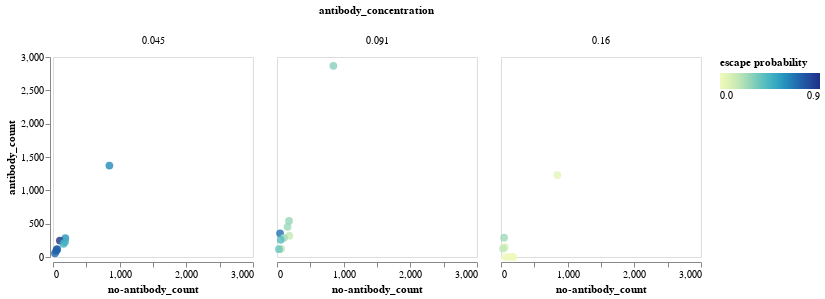

Notebook code for this chart:
### Markdown cell above
## N234D

### Code cell
#plot only retained
N234D = Lib1_493C[Lib1_493C["aa_substitutions"].str.contains("N234D")==True]

barcode = alt.selection_single(
    on="mouseover", fields=["barcode"], empty="none",
)
    
corr_chart = (
    alt.Chart(N234D)
    .encode(
        x=alt.X(
            "no-antibody_count",
            title="no-antibody_count",
            axis=alt.Axis(grid=False),
            scale=alt.Scale(domainMax=3000, domainMin = 0),
        ),
        y=alt.Y(
            "antibody_count",
            title="antibody_count",
            axis=alt.Axis(grid=False),
            scale=alt.Scale(domainMax=3000, domainMin = 0),
        ),
        column='antibody_concentration',
        # color = 'prob_escape:Q',
        tooltip=[
            alt.Tooltip(c, format=".3g") if N234D[c].dtypes == float
            else c
            for c in N234D.columns.tolist()
        ],
        opacity=alt.condition(barcode, alt.value(1), alt.value(0.8)),
        fill=alt.Fill(
                "prob_escape:Q",
                title="escape probability",
                legend=alt.Legend(direction="horizontal"),
                scale=alt.Scale(scheme="yellowgreenblue")),
        size=alt.condition(barcode, alt.value(120), alt.value(60)),
        strokeWidth=alt.condition(barcode, alt.value(1.5), alt.value(0)),
    )
    .mark_circle(filled=True, size=60, opacity=0.1)
    .configure_axis(grid=False)
    .properties(width=200, height=200)
    .add_selection(barcode)
)
corr_chart

### Figure 1 — Vega-Lite specification as saved in the notebook (floating-point values rounded to 4 significant figures)
{"config": {"view": {"continuousWidth": 300, "continuousHeight": 300}, "axis": {"grid": false}}, "data": {"name": "data-17e1cade462d929d528a803ac7c77da3"}, "mark": {"type": "circle", "filled": true, "opacity": 0.1, "size": 60}, "encoding": {"column": {"field": "antibody_concentration", "type": "nominal"}, "fill": {"field": "prob_escape", "legend": {"direction": "horizontal"}, "scale": {"scheme": "yellowgreenblue"}, "title": "escape probability", "type": "quantitative"}, "opacity": {"condition": {"param": "param_3", "value": 1, "empty": false}, "value": 0.8}, "size": {"condition": {"param": "param_3", "value": 120, "empty": false}, "value": 60}, "strokeWidth": {"condition": {"param": "param_3", "value": 1.5, "empty": false}, "value": 0}, "tooltip": [{"field": "barcode", "type": "nominal"}, {"field": "aa_substitutions", "type": "nominal"}, {"field": "prob_escape", "format": ".3g", "type": "quantitative"}, {"field": "antibody_count", "type": "quantitative"}, {"field": "no-antibody_count", "type": "quantitative"}, {"field": "antibody_concentration", "type": "nominal"}], "x": {"axis": {"grid": false}, "field": "no-antibody_count", "scale": {"domainMax": 3000, "domainMin": 0}, "title": "no-antibody_count", "type": "quantitative"}, "y": {"axis": {"grid": false}, "field": "antibody_count", "scale": {"domainMax": 3000, "domainMin": 0}, "title": "antibody_count", "type": "quantitative"}}, "height": 200, "params": [{"name": "param_3", "select": {"type": "point", "fields": ["barcode"], "on": "mouseover"}}], "width": 200, "$schema": "https://vega.github.io/schema/vega-lite/v5.8.0.json", "datasets": {"data-17e1cade462d929d528a803ac7c77da3": [{"barcode": "ACACACCAACCCATCT", "aa_substitutions": "N234D", "prob_escape": 0.0554, "antibody_count": 1229, "no-antibody_count": 846, "antibody_concentration": "0.16"}, {"barcode": "GTCGGACATCCCATCA", "aa_substitutions": "N234D", "prob_escape": 0.2404, "antibody_count": 290, "no-antibody_count": 46, "antibody_concentration": "0.16"}, {"barcode": "CGACTAATACCTCCTT", "aa_substitutions": "N234D Y1215H", "prob_escape": 0.1001, "antibody_count": 147, "no-antibody_count": 56, "antibody_concentration": "0.16"}, {"barcode": "GGACTTTGCAATCTGC", "aa_substitutions": "N234D V252M T259A", "prob_escape": 0.1657, "antibody_count": 126, "no-antibody_count": 29, "antibody_concentration": "0.16"}, {"barcode": "TCTGATCAGGTTGAAT", "aa_substitutions": "S151- N234D R765G", "prob_escape": 0.0007, "antibody_count": 3, "no-antibody_count": 158, "antibody_concentration": "0.16"}, {"barcode": "ATTGCGCATGACATAT", "aa_substitutions": "N234D A363G G1246V", "prob_escape": 0.0, "antibody_count": 0, "no-antibody_count": 185, "antibody_concentration": "0.16"}, {"barcode": "ACGTTCTTTGTGCCTT", "aa_substitutions": "L212C N234D S704Q K969S", "prob_escape": 0.0, "antibody_count": 0, "no-antibody_count": 180, "antibody_concentration": "0.16"}, {"barcode": "TCAGCCATCTGTGGAA", "aa_substitutions": "G219C N234D A766S", "prob_escape": 0.0, "antibody_count": 0, "no-antibody_count": 103, "antibody_concentration": "0.16"}, {"barcode": "ACTGAGTTGGACAACC", "aa_substitutions": "G181D K187S N234D N540H", "prob_escape": 0.0, "antibody_count": 0, "no-antibody_count": 63, "antibody_concentration": "0.16"}, {"barcode": "ACACACCAACCCATCT", "aa_substitutions": "N234D", "prob_escape": 0.602, "antibody_count": 1371, "no-antibody_count": 846, "antibody_concentration": "0.045"}, {"barcode": "ATTGCGCATGACATAT", "aa_substitutions": "N234D A363G G1246V", "prob_escape": 0.5663, "antibody_count": 282, "no-antibody_count": 185, "antibody_concentration": "0.045"}, {"barcode": "TCAGCCATCTGTGGAA", "aa_substitutions": "G219C N234D A766S", "prob_escape": 0.8908, "antibody_count": 247, "no-antibody_count": 103, "antibody_concentration": "0.045"}, {"barcode": "ACGTTCTTTGTGCCTT", "aa_substitutions": "L212C N234D S704Q K969S", "prob_escape": 0.4705, "antibody_count": 228, "no-antibody_count": 180, "antibody_concentration": "0.045"}, {"barcode": "TCTGATCAGGTTGAAT", "aa_substitutions": "S151- N234D R765G", "prob_escape": 0.4632, "antibody_count": 197, "no-antibody_count": 158, "antibody_concentration": "0.045"}, {"barcode": "ACTGAGTTGGACAACC", "aa_substitutions": "G181D K187S N234D N540H", "prob_escape": 0.6958, "antibody_count": 118, "no-antibody_count": 63, "antibody_concentration": "0.045"}, {"barcode": "CGACTAATACCTCCTT", "aa_substitutions": "N234D Y1215H", "prob_escape": 0.7231, "antibody_count": 109, "no-antibody_count": 56, "antibody_concentration": "0.045"}, {"barcode": "GTCGGACATCCCATCA", "aa_substitutions": "N234D", "prob_escape": 0.7268, "antibody_count": 90, "no-antibody_count": 46, "antibody_concentration": "0.045"}, {"barcode": "GGACTTTGCAATCTGC", "aa_substitutions": "N234D V252M T259A", "prob_escape": 0.7045, "antibody_count": 55, "no-antibody_count": 29, "antibody_concentration": "0.045"}, {"barcode": "ACACACCAACCCATCT", "aa_substitutions": "N234D", "prob_escape": 0.2949, "antibody_count": 2867, "no-antibody_count": 846, "antibody_concentration": "0.091"}, {"barcode": "ACGTTCTTTGTGCCTT", "aa_substitutions": "L212C N234D S704Q K969S", "prob_escape": 0.2615, "antibody_count": 541, "no-antibody_count": 180, "antibody_concentration": "0.091"}, {"barcode": "TCTGATCAGGTTGAAT", "aa_substitutions": "S151- N234D R765G", "prob_escape": 0.2495, "antibody_count": 453, "no-antibody_count": 158, "antibody_concentration": "0.091"}, {"barcode": "GTCGGACATCCCATCA", "aa_substitutions": "N234D", "prob_escape": 0.6734, "antibody_count": 356, "no-antibody_count": 46, "antibody_concentration": "0.091"}, {"barcode": "ATTGCGCATGACATAT", "aa_substitutions": "N234D A363G G1246V", "prob_escape": 0.15, "antibody_count": 319, "no-antibody_count": 185, "antibody_concentration": "0.091"}, {"barcode": "TCAGCCATCTGTGGAA", "aa_substitutions": "G219C N234D A766S", "prob_escape": 0.2433, "antibody_count": 288, "no-antibody_count": 103, "antibody_concentration": "0.091"}, {"barcode": "CGACTAATACCTCCTT", "aa_substitutions": "N234D Y1215H", "prob_escape": 0.3993, "antibody_count": 257, "no-antibody_count": 56, "antibody_concentration": "0.091"}, {"barcode": "ACTGAGTTGGACAACC", "aa_substitutions": "G181D K187S N234D N540H", "prob_escape": 0.1685, "antibody_count": 122, "no-antibody_count": 63, "antibody_concentration": "0.091"}, {"barcode": "GGACTTTGCAATCTGC", "aa_substitutions": "N234D V252M T259A", "prob_escape": 0.354, "antibody_count": 118, "no-antibody_count": 29, "antibody_concentration": "0.091"}]}}
